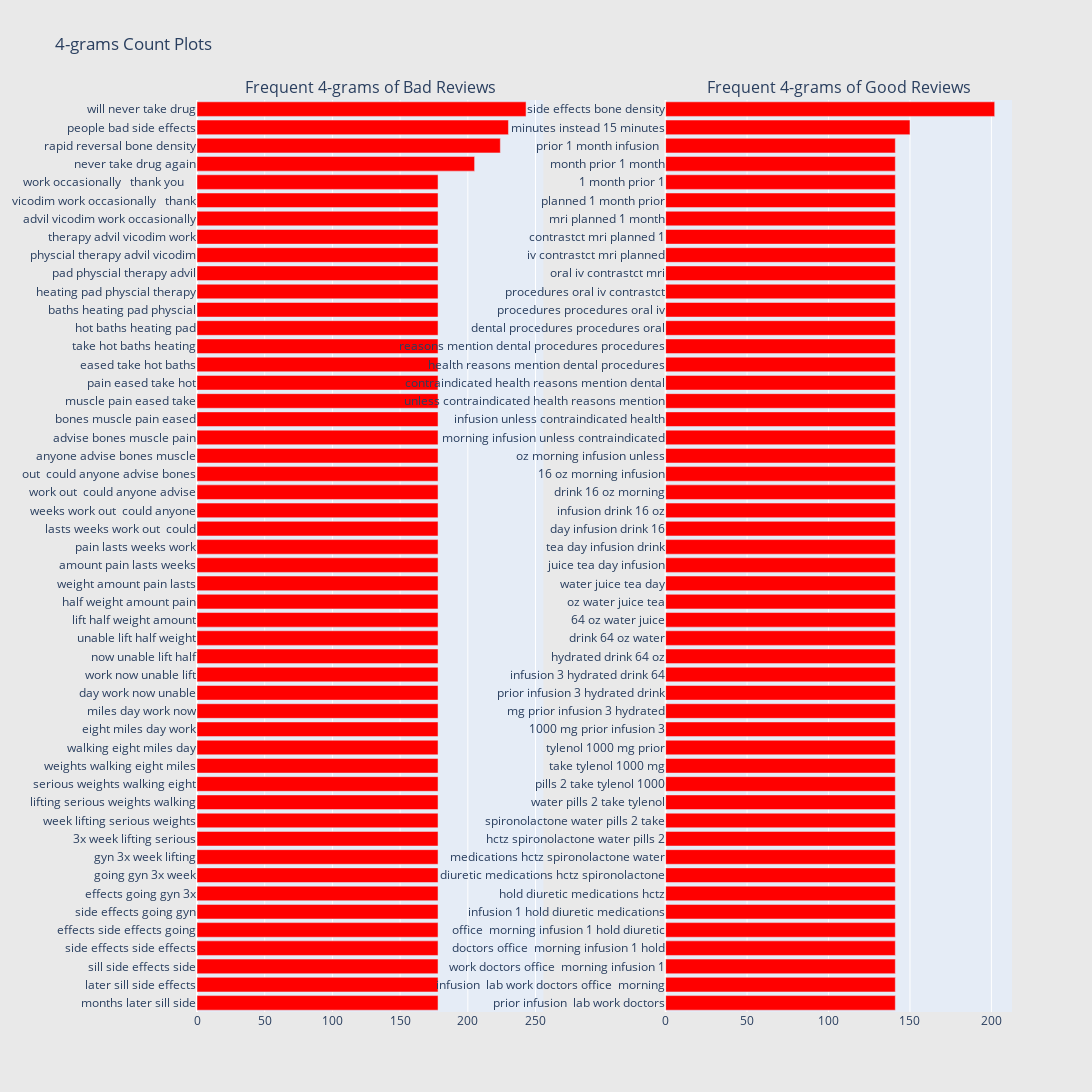

Source (notebook cell):
### Markdown cell above
# 4-Gram

### Code cell
freq_dict = defaultdict(int)
for sent in bad_df["Reviews"]:
    for word in generate_ngrams(sent,4):
        freq_dict[word] += 1
fd_sorted = pd.DataFrame(sorted(freq_dict.items(), key=lambda x: x[1])[::-1])
fd_sorted.columns = ["word", "wordcount"]
trace1 = horizontal_bar_chart(fd_sorted.head(50), 'red')

freq_dict = defaultdict(int)
for sent in good_df["Reviews"]:
    for word in generate_ngrams(sent,4):
        freq_dict[word] += 1
fd_sorted = pd.DataFrame(sorted(freq_dict.items(), key=lambda x: x[1])[::-1])
fd_sorted.columns = ["word", "wordcount"]
trace2 = horizontal_bar_chart(fd_sorted.head(50), 'red')

# Creating two subplots
fig = tools.make_subplots(rows=1, cols=2, vertical_spacing=0.04,horizontal_spacing=0.15,
                          subplot_titles=["Frequent 4-grams of Bad Reviews", 
                                          "Frequent 4-grams of Good Reviews"])
fig.append_trace(trace1, 1, 1)
fig.append_trace(trace2, 1, 2)
fig['layout'].update(height=1200, width=1600, paper_bgcolor='rgb(233,233,233)', title="4-grams Count Plots")
py.iplot(fig, filename='word-plots')

### Figure 1 — Plotly figure (JSON) as saved in the notebook; plotly's stock layout.template omitted (floating-point values rounded to 4 significant figures)
{"data": [{"marker": {"color": "red"}, "orientation": "h", "showlegend": false, "type": "bar", "x": [178, 178, 178, 178, 178, 178, 178, 178, 178, 178, 178, 178, 178, 178, 178, 178, 178, 178, 178, 178, 178, 178, 178, 178, 178, 178, 178, 178, 178, 178, 178, 178, 178, 178, 178, 178, 178, 178, 178, 178, 178, 178, 178, 178, 178, 178, 205, 224, 230, 243], "xaxis": "x", "y": ["months later sill side", "later sill side effects", "sill side effects side", "side effects side effects", "effects side effects going", "side effects going gyn", "effects going gyn 3x", "going gyn 3x week", "gyn 3x week lifting", "3x week lifting serious", "week lifting serious weights", "lifting serious weights walking", "serious weights walking eight", "weights walking eight miles", "walking eight miles day", "eight miles day work", "miles day work now", "day work now unable", "work now unable lift", "now unable lift half", "unable lift half weight", "lift half weight amount", "half weight amount pain", "weight amount pain lasts", "amount pain lasts weeks", "pain lasts weeks work", "lasts weeks work out\r\n\r\ncould", "weeks work out\r\n\r\ncould anyone", "work out\r\n\r\ncould anyone advise", "out\r\n\r\ncould anyone advise bones", "anyone advise bones muscle", "advise bones muscle pain", "bones muscle pain eased", "muscle pain eased take", "pain eased take hot", "eased take hot baths", "take hot baths heating", "hot baths heating pad", "baths heating pad physcial", "heating pad physcial therapy", "pad physcial therapy advil", "physcial therapy advil vicodim", "therapy advil vicodim work", "advil vicodim work occasionally", "vicodim work occasionally \r\n\r\nthank", "work occasionally \r\n\r\nthank you\r\n\r\n\r\n\r\n", "never take drug again", "rapid reversal bone density", "people bad side effects", "will never take drug"], "yaxis": "y"}, {"marker": {"color": "red"}, "orientation": "h", "showlegend": false, "type": "bar", "x": [141, 141, 141, 141, 141, 141, 141, 141, 141, 141, 141, 141, 141, 141, 141, 141, 141, 141, 141, 141, 141, 141, 141, 141, 141, 141, 141, 141, 141, 141, 141, 141, 141, 141, 141, 141, 141, 141, 141, 141, 141, 141, 141, 141, 141, 141, 141, 141, 150, 202], "xaxis": "x2", "y": ["prior infusion\r\n\r\nlab work doctors", "infusion\r\n\r\nlab work doctors office\r\n\r\nmorning", "work doctors office\r\n\r\nmorning infusion\r\n1", "doctors office\r\n\r\nmorning infusion\r\n1 hold", "office\r\n\r\nmorning infusion\r\n1 hold diuretic", "infusion\r\n1 hold diuretic medications", "hold diuretic medications hctz", "diuretic medications hctz spironolactone", "medications hctz spironolactone water", "hctz spironolactone water pills\r\n2", "spironolactone water pills\r\n2 take", "water pills\r\n2 take tylenol", "pills\r\n2 take tylenol 1000", "take tylenol 1000 mg", "tylenol 1000 mg prior", "1000 mg prior infusion\r\n3", "mg prior infusion\r\n3 hydrated", "prior infusion\r\n3 hydrated drink", "infusion\r\n3 hydrated drink 64", "hydrated drink 64 oz", "drink 64 oz water", "64 oz water juice", "oz water juice tea", "water juice tea day", "juice tea day infusion", "tea day infusion drink", "day infusion drink 16", "infusion drink 16 oz", "drink 16 oz morning", "16 oz morning infusion", "oz morning infusion unless", "morning infusion unless contraindicated", "infusion unless contraindicated health", "unless contraindicated health reasons\r\nmention", "contraindicated health reasons\r\nmention dental", "health reasons\r\nmention dental procedures", "reasons\r\nmention dental procedures procedures", "dental procedures procedures oral", "procedures procedures oral iv", "procedures oral iv contrastct", "oral iv contrastct mri", "iv contrastct mri planned", "contrastct mri planned 1", "mri planned 1 month", "planned 1 month prior", "1 month prior 1", "month prior 1 month", "prior 1 month infusion\r\n\r\n", "minutes instead 15 minutes", "side effects bone density"], "yaxis": "y2"}], "layout": {"annotations": [{"font": {"size": 16}, "showarrow": false, "text": "Frequent 4-grams of Bad Reviews", "x": 0.2125, "xanchor": "center", "xref": "paper", "y": 1, "yanchor": "bottom", "yref": "paper"}, {"font": {"size": 16}, "showarrow": false, "text": "Frequent 4-grams of Good Reviews", "x": 0.7875, "xanchor": "center", "xref": "paper", "y": 1, "yanchor": "bottom", "yref": "paper"}], "height": 1200, "paper_bgcolor": "rgb(233,233,233)", "title": {"text": "4-grams Count Plots"}, "width": 1600, "xaxis": {"anchor": "y", "domain": [0, 0.425]}, "xaxis2": {"anchor": "y2", "domain": [0.575, 1]}, "yaxis": {"anchor": "x", "domain": [0, 1]}, "yaxis2": {"anchor": "x2", "domain": [0, 1]}}}
